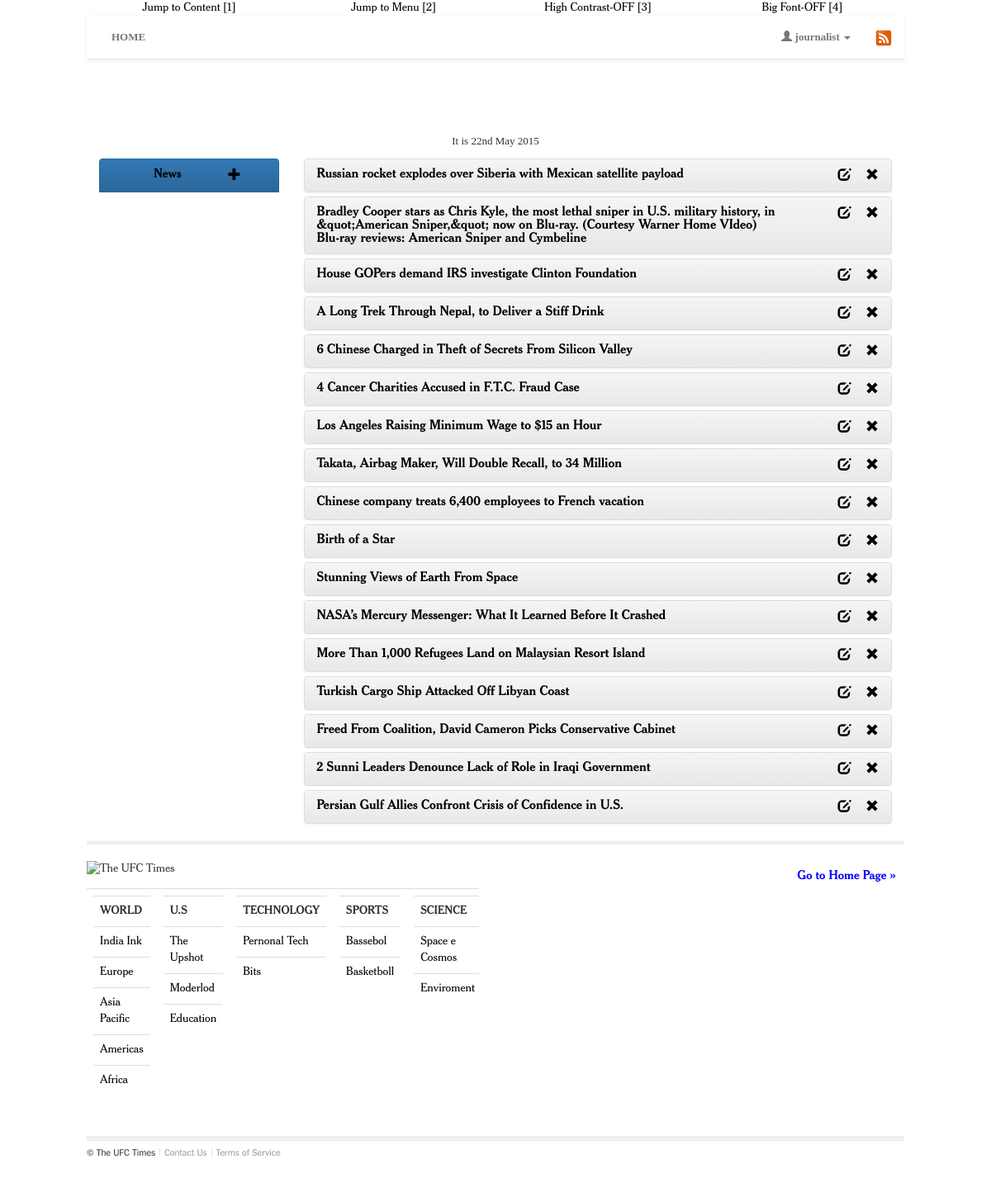
The app's page /newspaper/userAuthenticated/ (signed in), older data.
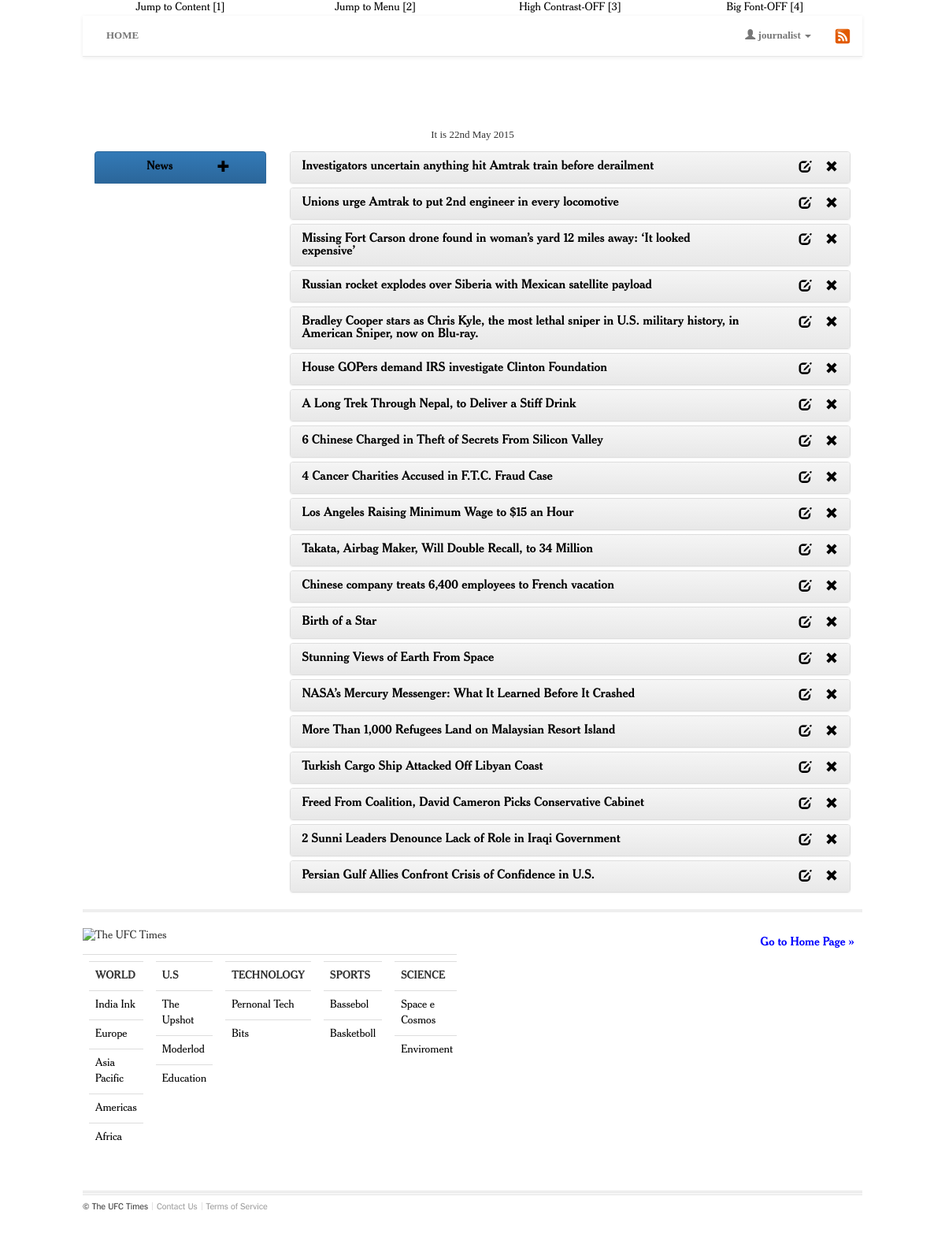
The same page, newer data.
### newspaper/models/news.py (models this page shows, shortened)
class News(models.Model):
	title = models.CharField(max_length=500, verbose_name=_("Title"), )
	subtitle = models.TextField(verbose_name=_("Subtitle"), null=False, blank=False, )
	description = models.TextField(verbose_name=_("Description"), )
	author = models.ForeignKey("newspaper.Journalist", verbose_name=_("Author"), on_delete=models.CASCADE, )
	dating_news = models.DateTimeField(default=datetime.now,verbose_name=_("Dating News"), )
	subsection = models.ForeignKey("newspaper.SubSection", verbose_name=_("SubSection"), on_delete=models.CASCADE, )
	image = models.ImageField(verbose_name=_("Image"),upload_to = 'documents/imagen/news/%Y/%m/%d/', null=True, blank=True, default=None)
	video = models.FileField(verbose_name=_("Video"), upload_to = 'documents/video/news/%Y/%m/%d', null=True, blank=True,)
	comments = models.ManyToManyField('newspaper.Comment', verbose_name=_("Comments"), null=True, blank=True)
	class Meta:
		ordering = ['-dating_news']
		verbose_name = _("News")
		verbose_name_plural = _("News")

### newspaper/models/section.py (models this page shows, shortened)
class Section(models.Model):
	title = models.CharField(max_length=50, verbose_name=_("Title"), )
	image = models.ImageField(verbose_name=_("Image"),upload_to = 'documents/imagen/section/%Y/%m/%d', null=True, blank=True, default=None)
	class Meta:
		ordering = ['-title']
		verbose_name = _("Section")
		verbose_name_plural = _("Sections")
	def getSubSections(self):
		try:
			return SubSection.objects.filter(sections = self.id)
		except:
			return []

### newspaper/models/subsection.py (models this page shows, shortened)
class SubSection(models.Model):
	title = models.CharField(max_length=50, verbose_name=_("Title"), )
	description = models.TextField(verbose_name=_("Description"), null=True, blank=True)
	image = models.ImageField(verbose_name=_("Image"),upload_to = 'documents/imagen/subsection/%Y/%m/%d', null=True, blank=True, default=None)
	sections = models.ManyToManyField("newspaper.Section", verbose_name=_("Sections"))
	class Meta:
		ordering = ['-title']
		verbose_name = _("SubSection")
		verbose_name_plural = _("SubSections")

### newspaper/views/userAuthenticated/manager.py (the view, shortened to what this page needs)
def manager(request, id_section = None, id_subsection = None, message = None):
	if not request.user.has_perm('newspaper.access_manager'):
		message = Message(TextMessage.USER_NOT_PERMISSION, TypeMessage.ERROR)
		return home(request,None, None, message)
	news = News.objects.all()
	sections = Section.objects.all()
	if request.user.has_perm('newspaper.keep_journalist'):
		journalists = Journalist.objects.all()
	if id_section == None and id_subsection == None:
		news = News.objects.all()
	return render(request, 'newspaper/userAuthenticated/manager.html', locals())

### newspaper/templates/newspaper/userAuthenticated/manager.html (shortened to what this page needs)
{% extends 'newspaper/user/home.html' %}
{% load i18n %}
{% load humanize %}
{% block container %}
<div class="container-fluid">
<div class="row">
	<div class="col-xs-12 col-sm-3 col-md-3 col-lg-3">
		{%  block left %}
			{% if perms.newspaper.keep_news or perms.newspaper.delete_news %}
				{% include "newspaper/userAuthenticated/news/optionNews.html" %}
			{% endif %}
		{% endblock %}
	</div>
	<div class="col-xs-12 col-sm-9 col-md-9 col-lg-9">
		{% block right %}
			{% include "newspaper/userAuthenticated/news/_render_list_news.html" %}
		{% endblock %}
	</div>
</div>
</div>
{% endblock %}

### newspaper/templates/newspaper/userAuthenticated/news/_render_list_news.html (shortened to what this page needs)
{% load i18n %}
{% load humanize %}
<div class="panel-group" id="accordion">
	{% for i in news %}
	<div class="panel panel-default">
		<div class="panel-heading">
	      	<h4 class="panel-title">
	      		<div class="row">
		      		<div class="col-xs-10 col-md-10 text-left">
				        <a data-toggle="collapse" data-parent="#accordion" href="#collapseNews2{{ i.id}}">
				       		{{ i.title }}
				        </a>
			    	</div>
			        <div class="col-xs-2 col-md-2 text-right">
			        	{% if perms.newspaper.keep_news %}
			        	<a href="/newspaper/userAuthenticated/manager/news/edit/{{i.id}}/">
			        		<span class="glyphicon glyphicon-edit"></span>
			        	</a>
			        	{% endif %}
			        	<a href="/newspaper/userAuthenticated/manager/news/rem/{{i.id}}/">
							<span class="glyphicon glyphicon-remove"></span>
			        	</a>
					</div>
				</div>
	    	</h4>
		</div>
	</div>
	{% endfor %}
</div>

### newspaper/templates/newspaper/_footer.html
{% load i18n %}
<div class="container-fluid">
	<div class="row">
	<hr class="divider">
		<header class="section-header">
			<p class="section-heading" style="position: relative; margin-top: 20px;">
				<h3>
					<a class="user-action text-right img-float-right" href="#home" style="color: blue;">{% trans "Go to Home Page" %} »</a>
				</h3>
				<image border="0" alt="The UFC Times" src="/static/newspaper/img/logos/logo-footer.png" xlink:href="/static/newspaper/img/logos/logo-footer.png" height="26" width="185" title="{% trans "Logo Site" %}"/>
			</p>
		</header>
		<div class="table-responsive">
		<table class="table">
			<tr>
			{% for i in sections %}
				<td>
					<div class="table-responsive">
						<table class="table">
							<tr>
								<td class="table-title">{{ i.title|upper }}</td>
							</tr>
							{% for k in i.getSubSections %}
							<tr>
								<td>
									<a href="/newspaper/{{ i.id }}/{{ k.id }}/">
									{{ k.title }}
									</a>
								</td>
							</tr>
							{% endfor %}
						</table>
					</div>
				</td>
			{% endfor %}
			</tr>
		</table>
		</div>
	<hr class="divider">
	<footer role="contentinfo" class="page-footer" id="page-footer">
		<nav>
			 <ul>
				 <li>
				 	&copy; <span itemprop="name"> The UFC Times </span>
				</li>
				<li class="wide-viewport-item">
					<a href="#" >{% trans "Contact Us" %}
					</a>
				</li>
				<li>
					<a itemprop="usageTerms" href="#">
						{% trans "Terms of Service" %}
					</a>
				</li>
			 </ul>
		</nav>
		</footer>
	</div>
</div>

Row changes from the older to the newer data that the page shows:
added News: title "Investigators uncertain anything hit Amtrak train before derailment"
added News: title "Unions urge Amtrak to put 2nd engineer in every locomotive"
added News: title "Missing Fort Carson drone found in woman’s yard 12 miles away: ‘It looked expensive’"
changed News: title "…U.S. military history, in &quot;American Sniper,&quot; now on Blu-ray. (Courtesy Warner Home VIdeo) Blu-ray reviews: American Sniper and Cymbeline" → "Bradley Cooper stars as Chris Kyle, the most lethal sniper in U.S. military history, in American Sniper, now on Blu-ray."
